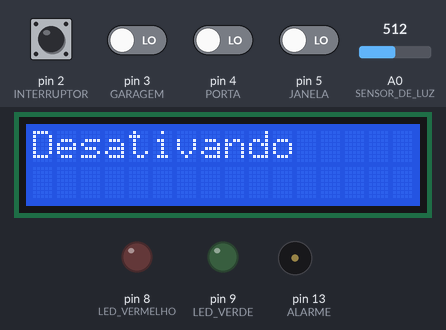
The sketch below on a simulated Arduino Uno, built with avr-gcc and run on an emulated ATmega328P. On the bench: 16×2 character LCD, output pins drawn as LEDs (lit = HIGH), buzzer (waves = sounding). The test bench sets the inputs (shaded band); at power-on: pin 2 (INTERRUPTOR) HIGH, pin 3 (GARAGEM), pin 4 (PORTA), pin 5 (JANELA) LOW, A0 (SENSOR_DE_LUZ) = 512.

Above: at 1.3 s.
1.4 s: pin 2 (INTERRUPTOR) pulled LOW for 3.2 s
At 4.2 s:
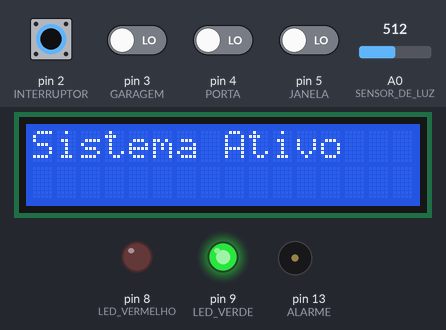
At 6.9 s:
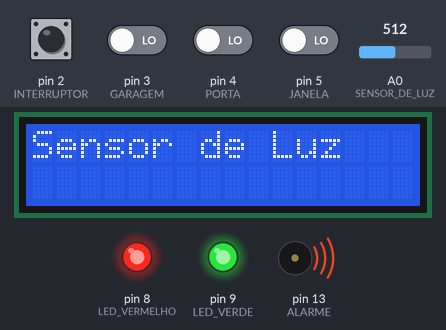
7.6 s: pin 2 (INTERRUPTOR) pulled LOW for 0.15 s
At 10.4 s:
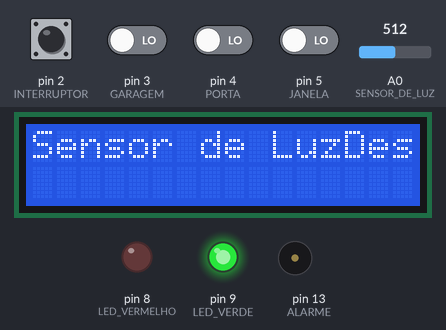
Timing chart, 0 to 13.7 s (numbered marks = the images above; inputs shaded):
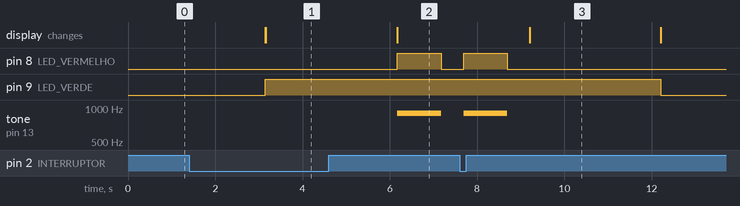

The sketch:

alarme_noturno.ino
```cpp
#include <Wire.h>
#include <LiquidCrystal_I2C.h>

LiquidCrystal_I2C lcd(32, 16, 2);
int interruptor;
bool mensagem1 = false;
bool mensagem2 = false;


// Controle do alarme atual
int alarmeAtual = 0; // 0: nenhum, 1: Janela, 2: Porta, 3: Garagem, 4: Sensor de Luz

void setup() {
  lcd.begin(16, 2);
  lcd.init();
  lcd.backlight();

  pinMode(13, OUTPUT); // ALARME
  pinMode(9, OUTPUT);  // LED VERDE
  pinMode(8, OUTPUT);  // LED VERMELHO
  pinMode(2, INPUT);   // INTERRUPTOR
  pinMode(5, INPUT);   // JANELA
  pinMode(4, INPUT);   // PORTA
  pinMode(3, INPUT);   // GARAGEM
  pinMode(A0, INPUT);  // SENSOR DE LUZ
}

void loop() {
  interruptor = digitalRead(2);

  if (interruptor == LOW) {
    digitalWrite(9, HIGH); // Liga o LED verde
    if(!mensagem1){
      lcd.setBacklight(HIGH);
      lcd.print("Sistema Ativo");
      delay(3000);
      mensagem1 = true;
       mensagem2 = false;
      lcd.clear();

    }

    int novoAlarme = 0; // 0: nenhum

    // Verifica qual botão foi acionado
    if (digitalRead(5) == HIGH) {
      novoAlarme = 1;
      lcd.clear();
      lcd.print("Janela Aberta");
    } else if (digitalRead(4) == HIGH) {
      novoAlarme = 2;
      lcd.clear();
      lcd.print("Porta Aberta");
    } else if (digitalRead(3) == HIGH) {
      novoAlarme = 3;
      lcd.clear();
      lcd.print("Garagem Aberta");
    } else if (analogRead(A0) >= 500) {
      novoAlarme = 4;
      lcd.clear();
      lcd.print("Sensor de Luz"); //Alarme para quando o sistema noturno detecta uma luz proximo ao hardware
    }

    // Verifica quando um novo botão é acionado, assim o anterior não fica travado
    if (novoAlarme != 0 && novoAlarme != alarmeAtual) {
      pararAlarme(); // Para o alarme anterior
      alarmeAtual = novoAlarme; // Atualiza o alarme atual
    }

    // Toca o alarme correspondente
    if (alarmeAtual == 1) {
      alarmeJanela();
    } else if (alarmeAtual == 2) {
      alarmePorta();
    } else if (alarmeAtual == 3) {
      alarmeGaragem();
    } else if (alarmeAtual == 4) {
      alarmeSensorLuz();
    }

  } else {
    // Desliga tudo ao desligar o sistema
    if(!mensagem2){
      lcd.setBacklight(HIGH);
      lcd.print("Desativando");
      delay(3000);
      mensagem2 = true;
      mensagem1 = false;
      lcd.clear();

    }
    digitalWrite(9, LOW);
    noTone(13);
    digitalWrite(8, LOW);
    lcd.setBacklight(LOW);
    lcd.clear();
    pararAlarme(); // Para qualquer alarme ativo
    alarmeAtual = 0; // Libera para novo disparo
  }
}

// Função para parar o alarme atual
void pararAlarme() {
  noTone(13);
  digitalWrite(8, LOW);
}

// Alarmes contínuos
void alarmeJanela() {
  tone(13, 1000);
  digitalWrite(8, HIGH);
  delay(200);
  noTone(13);
  digitalWrite(8, LOW);
  delay(200);
}

void alarmePorta() {
  tone(13, 800);
  digitalWrite(8, HIGH);
  delay(400);
  noTone(13);
  digitalWrite(8, LOW);
  delay(200);
}

void alarmeGaragem() {
  tone(13, 600);
  digitalWrite(8, HIGH);
  delay(150);
  noTone(13);
  digitalWrite(8, LOW);
  delay(150);
}

void alarmeSensorLuz() {
  tone(13, 900);
  digitalWrite(8, HIGH);
  delay(1000);
  noTone(13);
  digitalWrite(8, LOW);
  delay(500);
}
```

Measured:
- after the input at 1.4 s, pin 8 (LED_VERMELHO): LOW → HIGH after 4.8 s, → LOW 1.0 s later; pin 9 (LED_VERDE): LOW → HIGH after 1.7 s; tone on pin 13 (ALARME): silent → 900 Hz after 4.8 s, → silent 1.0 s later; the display: first differs from a run without the input after 1.8 s (image 1)
- after the input at 7.6 s, pin 8 (LED_VERMELHO): LOW → HIGH after 0.09 s, → LOW 1.0 s later; pin 9 (LED_VERDE): HIGH → LOW after 4.6 s instead of 3.1 s; tone on pin 13 (ALARME): silent → 900 Hz after 0.09 s, → silent 1.0 s later
